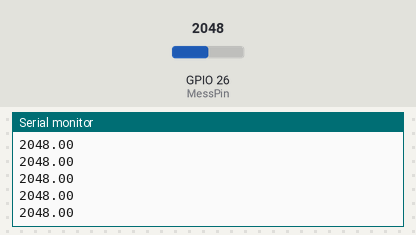
This sketch was run on a simulated ESP32. Shown: the last lines printed to the serial monitor. The test bench sets the inputs (shaded band); at power-on: GPIO 26 (MessPin) = 2048.

Above: at 1.2 s.
1.3 s: GPIO 26 (MessPin) set to 2866
At 2.2 s:
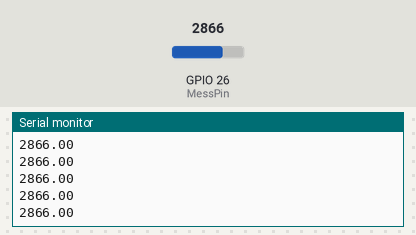
2.8 s: GPIO 26 (MessPin) set to 3603
At 3.3 s:
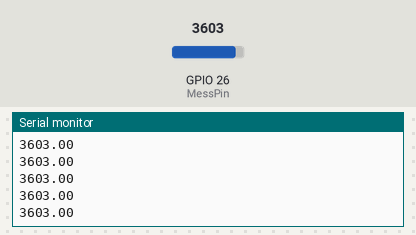
Timing chart, 0 to 5.8 s (numbered marks = the images above; inputs shaded):
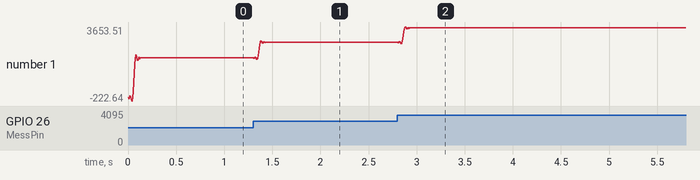

The sketch:

EKG_Code.ino
```cpp
// -------------------------------- //
// Variabeldeklarationen/Definition

// ! Messung
const int MessPin = 26;
volatile int EKG_Rohwert;

volatile int interruptCounter = 0;  // Zu jedem Interrupt soll ein Messwert in loop() gemessen werden. (Zeitlicher Abstand der Messwerte = konstant)
// "volatile", weil die Variabel im Interrupt geändert wird.

// Interrupt-Einstellungen für den ESP32
hw_timer_t *timer = NULL;      // timer object
portMUX_TYPE timerMux = portMUX_INITIALIZER_UNLOCKED; // object to "lock" operation during/against interrupt


// ! Datenverarbeitung
// Kernel für den digitalen Tiefpassfilter (Savitzky Golay-Filter  für  51 Datenpunkte mit einem Polynom 8.ten Grades)
#define KernelLaenge 51
double Kernel[KernelLaenge] = {                    0.0200847, -0.0167373, -0.0214748, -0.011272, 0.00281464, 0.0143496, \
                                                   0.020287, 0.0199519, 0.0142123, 0.00482058, -0.00609625, -0.0164156, \
                                                   -0.0242861, -0.0282982, -0.0275757, -0.0218008, -0.0111881, \
                                                   0.00358084, 0.0214518, 0.0411087, 0.0610939, 0.0799288, 0.0962271, \
                                                   0.108796, 0.116722, 0.119429, 0.116722, 0.108796, 0.0962271, \
                                                   0.0799288, 0.0610939, 0.0411087, 0.0214518, 0.00358084, -0.0111881, \
                                                   -0.0218008, -0.0275757, -0.0282982, -0.0242861, -0.0164156, \
                                                   -0.00609625, 0.00482058, 0.0142123, 0.0199519, 0.020287, 0.0143496, \
                                                   0.00281464, -0.011272, -0.0214748, -0.0167373, 0.0200847
                              };

int Feld_EKGRohwerte[KernelLaenge];
int I_EKGRohwerte = 0;
double Sum;
int r = 0;
double  EKG_Endwert = 0;


// -------------------------------- //
// Funktionsdefinition

// Funktion, die während des Interrupts ausgeführt wird
void IRAM_ATTR onTimer() {
  portENTER_CRITICAL_ISR(&timerMux);
  interruptCounter++;
  EKG_Rohwert = analogRead(MessPin);
  portEXIT_CRITICAL_ISR(&timerMux);
}

// -------------------------------- //


void setup()
{
  Serial.begin(115200);

  timer = timerBegin(0, 8000, true); // Wie ist die zeitliche Distanz zwischen zwei Clock Ticks? (Prescalar 80 -> 1 µs pro Clock Tick, 8000 -> 100µs)
  timerAlarmWrite(timer, 25, true);  // Sampel-Rate:  Wieviele Ticks soll die Clock durchführen bis zum Interrupt ausführen? (Prescalar = 8000, Tickanzahl = 25, => 400 Hz)
  timerAttachInterrupt(timer, &onTimer, true);  // Welche Funktion soll beim Interrupt ausgeführt werden?
  timerAlarmEnable(timer);           // Timer Start
}


void loop()
{
  if (interruptCounter > 0)
  {
    portENTER_CRITICAL(&timerMux);
    interruptCounter--;
    portEXIT_CRITICAL(&timerMux);
    if (interruptCounter > 0)
    {
      Serial.println("Timing problem!");
    }
    else
    {
      // FIR Filter
      Feld_EKGRohwerte[I_EKGRohwerte] = EKG_Rohwert;
      // I_EKGRohwerte gibt immer die Stelle des ältesten Messwertes im Feld an. Dieser ist immer eine Stelle nach dem neusten Messwert. Der I_EKGRohwerte rotiert durch das Feld.
      I_EKGRohwerte = (I_EKGRohwerte + 1) % (KernelLaenge - 1);
      Sum = 0;
      for (r = 0; r < KernelLaenge; r++)
      {
        // Begonnen von I_EKGRohwerte werden alle EKG-Rohwerte durchgegangen und mit einem Kernel-Wert jeweils multipliziert.
        Sum += Kernel[r] * Feld_EKGRohwerte[(I_EKGRohwerte + r) % (KernelLaenge - 1)];
      }
      EKG_Endwert = Sum;


      // Ausgabe im seriellen Monitor
      Serial.println(EKG_Endwert);

    }
  }
}
```

Measured:
- after the input at 1.3 s, the serial monitor: prints a new line at once (image 1)
- plotted number 1: 2048 → 2866 after the input at 1.3 s
